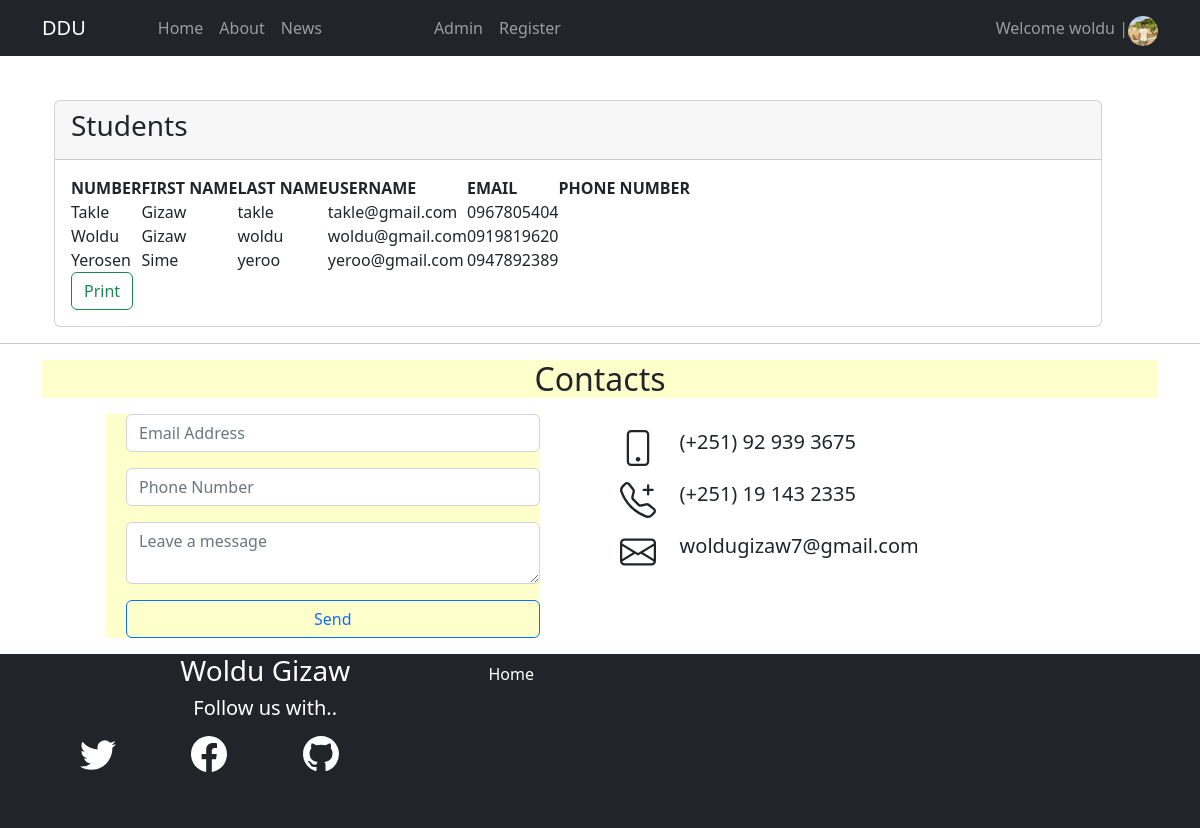
Screenshot of /about/ (signed in) with the database file from the repository.
### main/models.py (models this page shows, shortened)
class User(AbstractUser):
	first_name  = models.CharField(max_length=100)
	last_name   = models.CharField(max_length=100)
	username 	= models.CharField(max_length=100)
	phone_number = models.CharField(max_length=20, null=True, blank=True)
	email 		= models.EmailField(unique=True)
	profile_picture = models.ImageField(default='heart.png', null=True, blank=True, upload_to='profile')
	USERNAME_FIELD = 'email'
	REQUIRED_FIELDS = ["first_name", "last_name", "username"]
	class Meta:
		ordering = ['first_name']

### main/views.py (the view)
# urls.py: path('about/', views.about_page, name='about'),
def about_page(request):
	success = None
	students = User.objects.all()
	number_of_students = students.count()
	if request.method == 'POST':
		success = print_excel(request.POST)
	context = {
		"number_of_students":number_of_students,
		"students":students,
		"success": success
	}
	return render(request, 'main/about.html', context)

### main/templates/main/about.html (shortened to what this page needs)
{% extends 'base.html' %}
{% load static %}
{% load crispy_forms_tags %}
{% block content %}
<div class="container">
	<div class="card view-students">
		<div class="card-header"><h3>Students</h3></div>
		<div class="card-body">
			<form method="post">
				{% if students %}
	            <table>
	                <thead>
	                    <tr style="font-weight: bold;">
	                        <td>NUMBER</td>
	                        <td>FIRST NAME</td>
	                        <td>LAST NAME</td>
	                        <td>USERNAME</td>
	                        <td>EMAIL</td>
	                        <td>PHONE NUMBER</td>
	                    </tr>
	                </thead>
	                <tbody>
	                    {% for student in students %}
	                    <tr>
	                        <td class="ms-3">{{student.first_name}}</td>
	                        <td class="ms-3">{{student.last_name}}</td>
	                        <td class="ms-3">{{student.username}}</td>
	                        <td class="ms-3">{{student.email}}</td>
	                        <td class="ms-3">{{student.phone_number}}</td>
	                    </tr>
	                    {% endfor %}
	                </tbody>
	            </table>
	            {% endif %}
	            {% if user.is_staff %}
	            	<button type="submit" class="btn btn-outline-success">Print</button>
	            {% endif %}
	        </form>
		</div>
	</div>
</div>
{% endblock content %}

### main/templates/base.html (shortened to what this page needs)
<!DOCTYPE html>
{% load static %}
{% load crispy_forms_tags %}
<html>
<head>
		<link rel="stylesheet" type="text/css" href="{% static 'css/style.css' %}">
	<link href="https://cdn.jsdelivr.net/npm/bootstrap@5.2.2/dist/css/bootstrap.min.css" rel="stylesheet">
</head>
<body>
	<nav class="navbar navbar-expand-lg bg-dark navbar-dark fixed-top">
		<div class="container">
			<a href="/" class="navbar-brand">DDU</a>
			<div class="collapse navbar-collapse" id="menu">
				<ul class="navbar-nav ms-5">
					<li class="nav-item">
						<a href="{% url 'home' %}" class="nav-link">Home</a>
					</li>
					<li class="nav-item">
						<a href="{% url 'about' %}" class="nav-link">About</a>
					</li>
					{% if request.user.is_authenticated %}
					<li class="nav-item">
						<a href="{% url 'news' %}" class="nav-link">News</a>
					</li>
					{% endif %}
				</ul>
				<ul class="navbar-nav ms-5">
					{% if request.user.is_staff %}
					<li class="nav-item ms-5">
						<a href="/admin" class="nav-link">Admin</a>
					</li>
					<li class="nav-item">
						<a href="{% url 'about' %}" class="nav-link">Register</a>
					</li>
					{% endif %}
				</ul>
				<ul class="navbar-nav ms-auto">
					{% if request.user.is_authenticated %}
						<span class="navbar-text">Welcome {{request.user.username}} | </span>
						<li class="nav-item drop-profile">
							<div class="prof-image mt-2">
							<a href="{{request.user.profile_picture.url}}"><img src="{{request.user.profile_picture.url}}" class="profile"></a>
							</div>
						</li>
					{% else %}
						<li class="nav-item">
							<a href="{% url 'login' %}" class="nav-link">Login</a>
						</li>
					{% endif %}
				</ul>
			</div>
		</div>
	</nav>
	<div class="container body-container">
		{% block content %}
		{% endblock content %}
	</div>
	<hr>
	<div class="container">
		<center><h2 class="cont">Contacts</h2></center>
		<div class="contact m-3">
			<div class="contact-form ms-5">
				<form method="post" action="{% url 'message' %}">
					<div class="input-group mb-3">
						<input type="email" class="form-control" name="email" placeholder="Email Address" required>
					</div>
					<div class="input-group mb-3">
						<input type="tel" class="form-control" name="phone" placeholder="Phone Number" required>
					</div>
					<div class="input-group mb-3">
						<textarea name="message" class="form-control" placeholder="Leave a message"></textarea>
					</div>
					<div class="d-grid gap-2">
  						<button class="btn btn-outline-primary" type="submit">Send</button>
					</div>
				</form>
			</div>
			<div class="contact-2 ms-5">
				<label class="d-flex m-3">
						<h5>(+251) 92 939 3675</h5>
				</label>
				<label class="d-flex m-3">
						<h5>(+251) 19 143 2335</h5>
				</label>
				<label class="d-flex m-3">
						<h5>woldugizaw7@gmail.com</h5>
				</label>
			</div>
		</div>
	</div>
	<footer class="footer bg-dark text-white">
		<div class="container">
			<div class="footer-one">
				<div class="left-footer mb-5">
					<center>
						<h3>Woldu Gizaw</h3>
						<h5>Follow us with..</h5>
						<ul class="navbar-nav">
							<li class="nav-item">
								<a href="" class="nav-link">
								</a>
							</li>
							<li class="nav-item">
								<a href="" class="nav-link">
								</a>
							</li>
							<li class="nav-item">
								<a href="" class="nav-link">
								</a>
							</li>
						</ul>
					</center>
				</div>
				<div class="linkss">
					<ul class="navbar-nav ms-auto">
						<li class="nav-item">
							<a href="" class="nav-link">Home</a>
						</li>
					</ul>
				</div>
			</div>
		</div>
	</footer>
</body>
</html>

### static/css/style.css (style rules this page uses)
* { margin: 0; padding: 0; }
nav { position: fixed; }
.card { width: 96%; height: auto; }
footer .footer-one ul { display: grid; grid-template-columns: 1fr 1fr 1fr 1fr; }
footer .footer-one { display: grid; grid-template-columns: 2fr 3fr; }
.body-container { margin-top: 50px; padding-top: 50px; background-color: white; }
.contact { display: flex; }
.prof-image { width: 30px; height: 30px; }
.prof-image img { width: 100%; border-radius: 50%; }
.contact-form { width: 40%; background-color: #ffc; margin-left: 30px; padding-left: 20px; }
.cont { background-color: #ffc; }

### rows the page displays
User: user.username "woldu", user.profile_picture (picture), first_name "Woldu", last_name "Gizaw", username "woldu", email "woldu@gmail.com", phone_number "0919819620"
User: first_name "Takle", last_name "Gizaw", username "takle", email "takle@gmail.com", phone_number "0967805404"
User: first_name "Yerosen", last_name "Sime", username "yeroo", email "yeroo@gmail.com", phone_number "0947892389"
